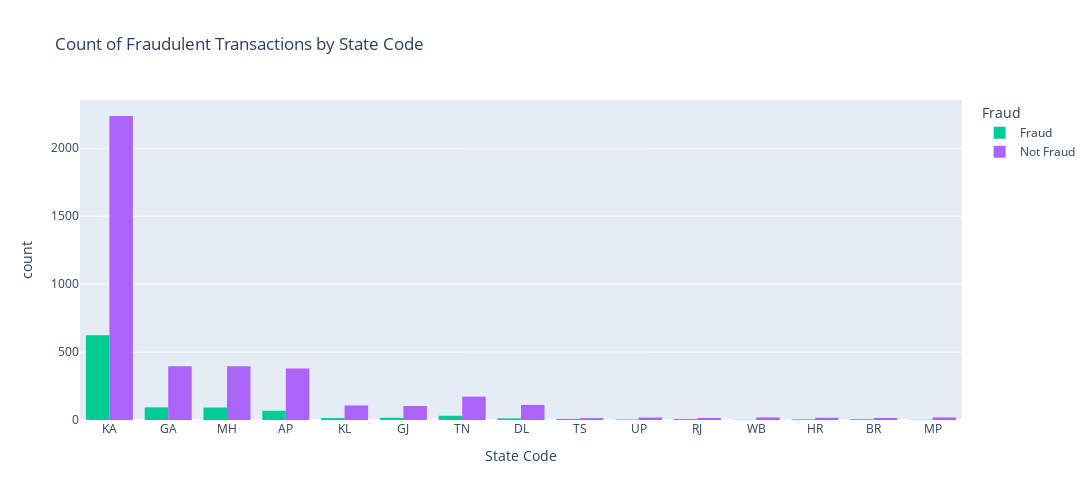

Source (notebook cell):
### Markdown cell above
# Exploratory Data Analysis

### Code cell
fig = px.histogram(eda_df, x='State_code', color='Fraud_indicator', barmode='group',
                   title='Count of Fraudulent Transactions by State Code',
                   labels={'State_code': 'State Code', 'Fraud_indicator': 'Fraud', 'count': 'Count of Transactions'},
                   color_discrete_map={'0': 'blue', '1': 'red'})
fig.update_layout(showlegend=True, 
                  width=1100,  
                  height=500)
fig.show()

### Figure 1 — Plotly figure (JSON) as saved in the notebook; plotly's stock layout.template omitted (floating-point values rounded to 4 significant figures; data arrays with more than 128 entries replaced by an {"elided": "..."} marker saying what was removed)
{"data": [{"alignmentgroup": "True", "bingroup": "x", "hovertemplate": "Fraud=Fraud<br>State Code=%{x}<br>count=%{y}<extra></extra>", "legendgroup": "Fraud", "marker": {"color": "#00cc96", "pattern": {"shape": ""}}, "name": "Fraud", "offsetgroup": "Fraud", "orientation": "v", "showlegend": true, "type": "histogram", "x": {"elided": "983 str values"}, "xaxis": "x", "yaxis": "y"}, {"alignmentgroup": "True", "bingroup": "x", "hovertemplate": "Fraud=Not Fraud<br>State Code=%{x}<br>count=%{y}<extra></extra>", "legendgroup": "Not Fraud", "marker": {"color": "#ab63fa", "pattern": {"shape": ""}}, "name": "Not Fraud", "offsetgroup": "Not Fraud", "orientation": "v", "showlegend": true, "type": "histogram", "x": {"elided": "4017 str values"}, "xaxis": "x", "yaxis": "y"}], "layout": {"barmode": "group", "height": 500, "legend": {"title": {"text": "Fraud"}, "tracegroupgap": 0}, "showlegend": true, "title": {"text": "Count of Fraudulent Transactions by State Code"}, "width": 1100, "xaxis": {"anchor": "y", "autorange": true, "domain": [0, 1], "range": [-0.5, 14.5], "title": {"text": "State Code"}, "type": "category"}, "yaxis": {"anchor": "x", "autorange": true, "domain": [0, 1], "range": [0, 2355.0], "title": {"text": "count"}}}}
